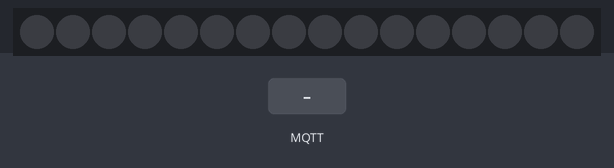
Simulated run of this sketch. Board: ESP32. On the bench: 16 RGB LEDs in strip order, left to right. Inputs (shaded band) come from the test bench. Dim RGB values are drawn brighter than linear; WiFi joins after 1.5 s; servers stay silent unless stated; no MQTT or app messages arrive unless stated; what the sketch prints to the serial monitor is not drawn.

Above: at 2.7 s.
2.8 s: MQTT message "0" arrives on the first subscribed topic
At 3.8 s:
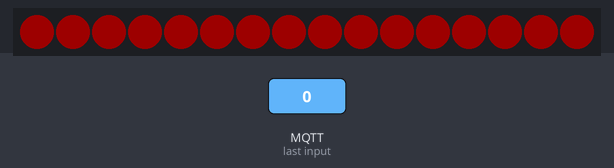
4.3 s: MQTT message "off" arrives on the first subscribed topic
At 4.9 s:
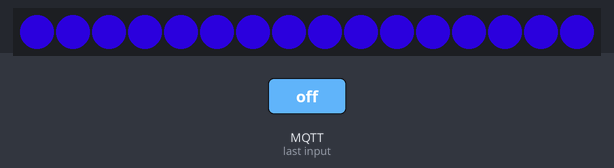
5.8 s: MQTT message "5" arrives on the first subscribed topic
At 6.1 s:
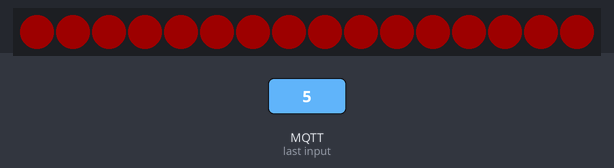
Timing chart, 0 to 8.8 s (numbered marks = the images above; inputs shaded):
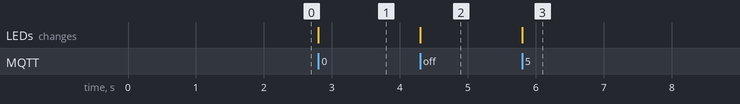

Measured:
- after the input at 2.8 s, the LEDs: change at once (image 1)
- after the input at 4.3 s, the LEDs: change at once (image 2)
- after the input at 5.8 s, the LEDs: change at once (image 3)

The sketch:

conectateGT-repo.ino
```cpp
/****************
 * Código creado para ConéctateGT - 2020
 * Publicación de datos de temperatura a dashboard Node-Red con MQTT
 */

#include <WiFi.h>
#include <PubSubClient.h>
#include <Wire.h>
#include <Adafruit_BMP085.h>
#include <Adafruit_NeoPixel.h>

// Constandes de conexión - Modificar al nombre que se te indique.
#define TEAM_NAME "nodeyc"
//////////////////////////////////////////////////////////////////

/*////////////////////////////////////////
 * No modificar
 */
#define PUBLISH_PERIOD 60000
Adafruit_BMP085 bmp;
const char* mqtt_server = "galiot.galileo.edu";

#ifdef __AVR__
 #include <avr/power.h> // Requerido para 16 MHz Adafruit Trinket
#endif
//////////////////////////////////////////


/*//////////////////////////////////////
 * Modificar con los datos de tu WiFi
 */
const char* ssid = "electronica-n";
const char* password = "elec2012";
////////////////////////////////////////


// ¿En cuál pin conectamos nuestro RING NeoPixels?
#define PIN        25

// ¿Cuántos NeoPixels estan conectados?
#define NUMPIXELS 16 // NeoPixel RING tamaño regular
int brightness = 150; // Brillo de 0 a 255

Adafruit_NeoPixel pixels(NUMPIXELS, PIN, NEO_GRB + NEO_KHZ800);

#define DELAYVAL 500 // Tiempo (en milisegundos) para encender cada pixels

//Variables
int red=0;
int blue = 0;
int green = 0;

// data variables
int lastReadingTime = 0;
double temp = 0;

char msg[50];
char msg1[50];
char cnt[50];
char msg_r[50];
char topic_name[250];

// network variables
WiFiClient espClient;
PubSubClient mqtt_client(espClient);

void setupMQTT() {
  delay(10);
  // We start by connecting to a WiFi network
  Serial.println();
  Serial.print("Connecting to ");
  Serial.println(ssid);

  WiFi.begin(ssid, password);

  while (WiFi.status() != WL_CONNECTED) {
    delay(500);
    Serial.print(".");
  }

  Serial.println("");
  Serial.println("WiFi connected");
  Serial.println("IP address: ");
  Serial.println(WiFi.localIP());

  mqtt_client.setServer(mqtt_server, 1883);
  mqtt_client.setCallback(callback);
}


void setup() {

    #if defined(__AVR_ATtiny85__) && (F_CPU == 16000000)
      clock_prescale_set(clock_div_1);
    #endif
    pixels.begin(); // Inicializamos el objeto Pixels (REQUERIDO)
    pixels.setBrightness(brightness);
    pixels.clear(); // Colocamos todos los pixels en 'off'

    Serial.begin(115200);
    setupMQTT();
    if (!bmp.begin()) {
      Serial.println("Could not find a valid BMP085 sensor, check wiring!");
      while (1) {}
    }

}

void callback(char* topic, byte* payload, unsigned int length) {
  Serial.print("Message arrived [");
  Serial.print(topic);
  Serial.print("] ");
  for (int i = 0; i < length; i++) {
    msg_r[i] = (char)payload[i];
  }
  msg_r[length] = 0;
  Serial.print("'");
  Serial.print(msg_r);
  Serial.println("'");
  if (strcmp("ON", msg_r) == 0) {
    Serial.println("SE MANDO ON");
  } else if(strcmp("OFF", msg_r) == 0) {
    Serial.println("SE MANDO OFF");
  }else{
    colorConverter(msg_r);
  }
}

void colorConverter(String hexValue)
{
    int number = (int) strtol( &hexValue[1], NULL, 16);
    int r = number >> 16;
    int g = number >> 8 & 0xFF;
    int b = number & 0xFF;

    Serial.print("red is ");
    Serial.println(r);
    Serial.print("green is ");
    Serial.println(g);
    Serial.print("blue is ");
    Serial.println(b);

     pixels.clear(); // Colocamos todos los pixels en 'off'

    for(int i=0; i<NUMPIXELS; i++) { // Para cada pixel...

      // pixels.Color() toma valores RGB, de 0,0,0 hasta 255,255,255
      // Para este ejemplo solo estamos usando el color verde.
      pixels.setPixelColor(i, pixels.Color((r+50), g, b));
    }
      pixels.show();   // Mandamos el update del color al hardware.

      delay(DELAYVAL); // Esperamos un tiempo para regresar al loop.

}

void reconnect() {
  // Loop until we're reconnected
  while (!mqtt_client.connected()) {
    Serial.print("Attempting MQTT connection...");
    // Attempt to connect
    if (mqtt_client.connect("node1/btn" )) {
      Serial.println("connected");
      mqtt_client.subscribe(getTopic("rgb"));
    }else {
      Serial.print("failed, rc=");
      Serial.print(mqtt_client.state());
      Serial.println(" try again in 5 seconds");
      // Wait 5 seconds before retrying
      delay(5000);
    }
  }
}

void publish(char* topic, char* payload) {
  Serial.println(topic_name);
  mqtt_client.publish(topic_name, payload);
}

char* getTopic(char* topic) {
  sprintf(topic_name, "/%s/%s", TEAM_NAME, topic);
  return topic_name;
}

void loop() {
  if (!mqtt_client.connected()) {
    reconnect();
  }
  mqtt_client.loop();

  int actualTime = millis();
  if (actualTime - lastReadingTime > PUBLISH_PERIOD) {
    lastReadingTime = actualTime;

    Serial.print("Temperature = ");
    Serial.print(bmp.readTemperature());
    Serial.println(" *C");


    Serial.println();
    delay(50);
    temp = bmp.readTemperature();
    String str(temp);
    str.toCharArray(msg, 50);
    mqtt_client.publish(getTopic("temp"), msg);


//    String str2(bmp.readSealevelPressure());
//    str2.toCharArray(msg1, 50);
//    mqtt_client.publish(getTopic("press"), msg1);
  }
}
```
